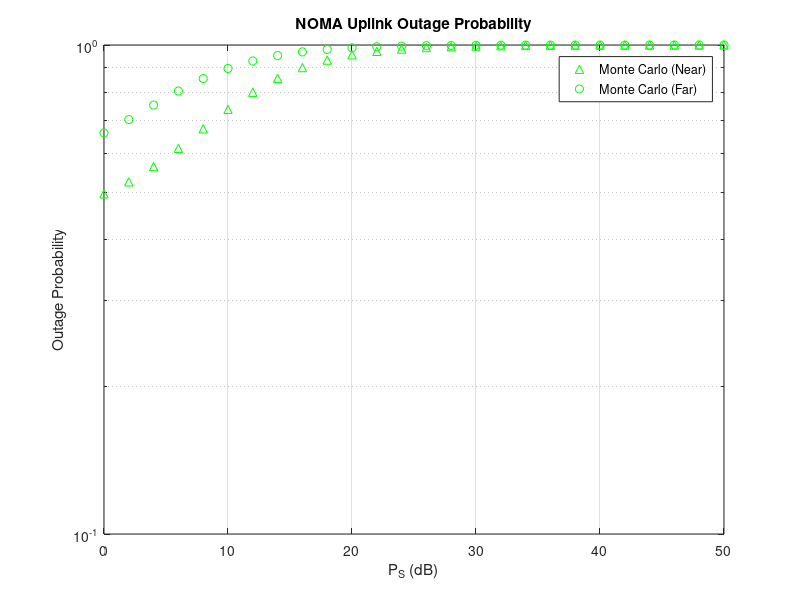

Recreate this plot in MATLAB.
clear; clc;

% System Parameters
N = 1e6;
var_n = 1;
P_S_dBm_range = 0:2:50;
P_S = 10.^(P_S_dBm_range./10);
P_num = numel(P_S);
P_Uf = 3;
P_Un = 6;
a_f = 0.7;
a_n = 0.3;


% Part (d) - Uplink
var_SUn = 1.3;
var_SUf = 1.7;
var_LI = 1;

% Channel Formation
h_SUn = sqrt(var_SUn / 2) * (randn(1, N) + 1i*randn(1, N));
h_SUf = sqrt(var_SUf / 2) * (randn(1, N) + 1i*randn(1, N));
h_LI = sqrt(var_LI / 2) * (randn(1, N) + 1i*randn(1, N));

g_SUn = abs(h_SUn).^2;
g_SUf = abs(h_SUf).^2;
g_LI = abs(h_LI).^2;

% SINR Thresholds
gamma_th_n_UL = 0.9;
gamma_th_f_UL = 0.7;

P_out_Un_sim = zeros(1, P_num);
P_out_Uf_sim = zeros(1, P_num);

for i = 1:P_num
    P = P_S(i);

    % SINR Calculations
    gamma_BS_sn = (P_Un * g_SUn) ./ (P_Uf * g_SUf + P * g_LI + var_n);
    gamma_BS_sf = (P_Uf * g_SUf) ./ (P * g_LI + var_n);

    P_out_Un_sim(i) = mean(gamma_BS_sn < gamma_th_n_UL);
    P_out_Uf_sim(i) = 1 - mean(gamma_BS_sn > gamma_th_n_UL & gamma_BS_sf > gamma_th_f_UL);
end

f_d = figure;
semilogy(P_S_dBm_range, P_out_Un_sim, 'g^'); hold on;
semilogy(P_S_dBm_range, P_out_Uf_sim, 'go');
grid on;
xlabel('P_S (dB)');
ylabel('Outage Probability');
legend('Monte Carlo (Near)', 'Monte Carlo (Far)');
title('NOMA Uplink Outage Probability');
saveas(f_d, 'Q1_d.fig');
